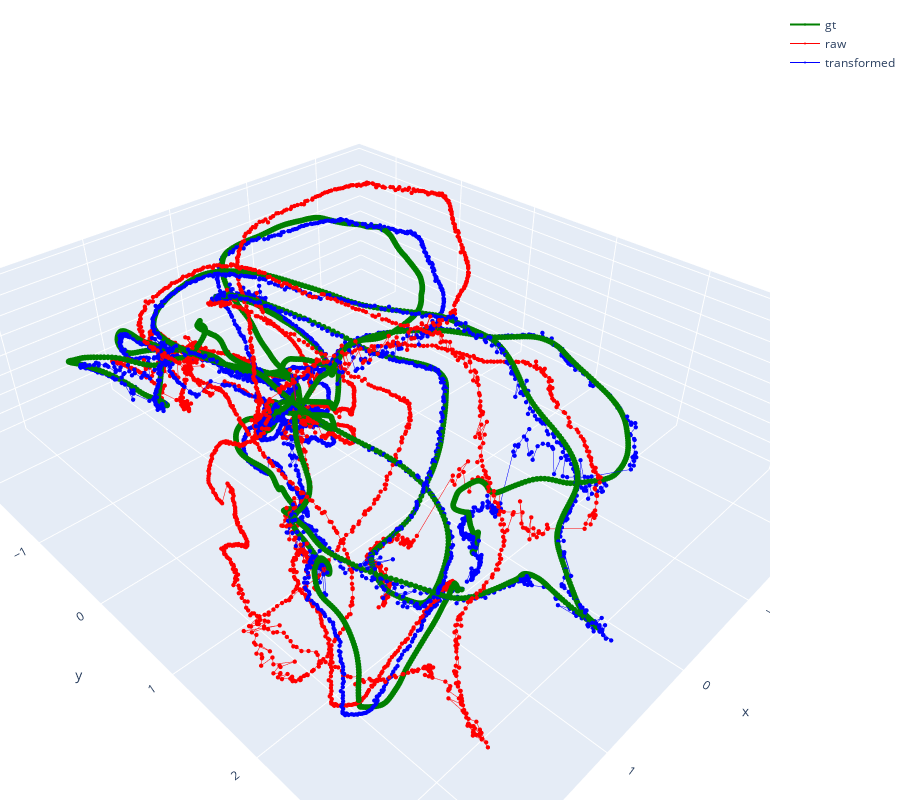

Source (notebook cell):
### Code cell
fig = go.Figure()
fig.update_scenes(aspectmode="data")
fig.update_layout(margin=dict(t=10, b=0, r=0, l=0), height=800)
fig.add_scatter3d(
    x=gt_trajectory[:, 0],
    y=gt_trajectory[:, 1],
    z=gt_trajectory[:, 2],
    marker_size=2,
    name="gt",
    line_color="green",
)


for i in df.index[df.ate_mean.argsort()][[-19]]:
    fig.add_scatter3d(
        x=raw_trajectories[i].iloc[:, 0],
        y=raw_trajectories[i].iloc[:, 1],
        z=raw_trajectories[i].iloc[:, 2],
        marker_size=1.5,
        line_width=1,
        name="raw",
        line_color="red",
    )
    fig.add_scatter3d(
        x=transformed_trajectories[i].iloc[:, 0],
        y=transformed_trajectories[i].iloc[:, 1],
        z=transformed_trajectories[i].iloc[:, 2],
        marker_size=1.5,
        line_width=1,
        name="transformed",
        line_color="blue",
    )

fig

### Figure 1 — Plotly figure (JSON) as saved in the notebook; plotly's stock layout.template omitted (floating-point values rounded to 4 significant figures; data arrays with more than 128 entries replaced by an {"elided": "..."} marker saying what was removed)
{"data": [{"line": {"color": "green"}, "marker": {"size": 2}, "name": "gt", "type": "scatter3d", "x": {"elided": "2793 float values"}, "y": {"elided": "2793 float values"}, "z": {"elided": "2793 float values"}}, {"line": {"color": "red", "width": 1}, "marker": {"size": 1.5}, "name": "raw", "type": "scatter3d", "x": {"elided": "2793 float values"}, "y": {"elided": "2793 float values"}, "z": {"elided": "2793 float values"}}, {"line": {"color": "blue", "width": 1}, "marker": {"size": 1.5}, "name": "transformed", "type": "scatter3d", "x": {"elided": "2793 float values"}, "y": {"elided": "2793 float values"}, "z": {"elided": "2793 float values"}}], "layout": {"height": 800, "margin": {"b": 0, "l": 0, "r": 0, "t": 10}, "scene": {"aspectmode": "data"}}}
